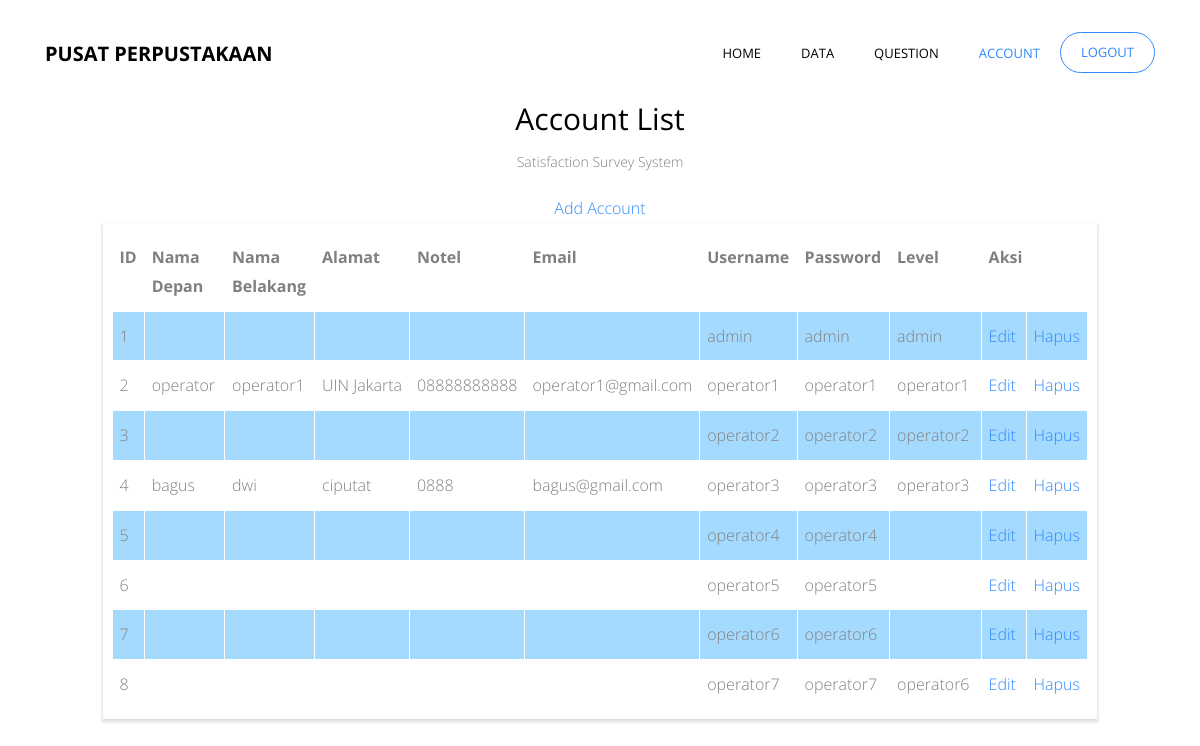
/admin/account.php (signed in), run on the app's committed database.
### tables this page shows
CREATE TABLE `user` (
  `id` int(10) NOT NULL,
  `username` varchar(30) NOT NULL,
  `password` varchar(30) NOT NULL,
  `level` enum('admin','operator1','operator2','operator3','operator4','operator5','operator6','operator7') NOT NULL,
  `namadep` varchar(30) NOT NULL,
  `namabel` varchar(30) NOT NULL,
  `notel` varchar(20) NOT NULL,
  `email` varchar(30) NOT NULL,
  `alamat` text NOT NULL
);

### admin/account.php (the view, shortened to what this page needs)
<!DOCTYPE html>
 <html lang="en">
   <head>
     <link href="../css/style.css" type="text/css" rel="stylesheet" />
     <link rel="stylesheet" href="../css/open-iconic-bootstrap.min.css">
     <link rel="stylesheet" href="../css/animate.css">
     <link rel="stylesheet" href="../css/owl.carousel.min.css">
     <link rel="stylesheet" href="../css/owl.theme.default.min.css">
     <link rel="stylesheet" href="../css/magnific-popup.css">
     <link rel="stylesheet" href="../css/aos.css">
     <link rel="stylesheet" href="../css/ionicons.min.css">
     <link rel="stylesheet" href="../css/bootstrap-datepicker.css">
     <link rel="stylesheet" href="../css/jquery.timepicker.css">
     <link rel="stylesheet" href="../css/flaticon.css">
     <link rel="stylesheet" href="../css/icomoon.css">
     <link rel="stylesheet" href="../css/style2.css">
   </head>
   <body>
    <nav class="navbar navbar-expand-lg navbar-dark ftco_navbar bg-dark ftco-navbar-light" id="ftco-navbar">
      <div class="container">
        <a class="navbar-brand" href="index.php">Pusat Perpustakaan</a>
        <div class="collapse navbar-collapse" id="ftco-nav">
          <ul class="navbar-nav ml-auto">
            <li class="nav-item"><a href="index.php" class="nav-link">Home</a></li>
            <li class="nav-item"><a href="data.php" class="nav-link">Data</a></li>
            <li class="nav-item"><a href="question.php" class="nav-link">Question</a></li>
            <li class="nav-item active"><a href="account.php" class="nav-link">Account</a></li>
              <li class="nav-item cta"><a onclick="return confirm('Yakin akan keluar?')" href="../db/logout.php" class="nav-link" data-target="#modalRequest"><span>logout</span></a></li>
          </ul>
        </div>
      </div>
    </nav>
    <section class="ftco-section ftco-section-2" >
    </section>
    <div class="row justify-content-center mb-5 pb-5">
      <div class="col-md-10 text-center heading-section ftco-animate">
        <h2 class="mb-2">Account List</h2>
        <span class="subheading">Satisfaction Survey System</span>
        <a href="tambah.php">Add Account</a>
    <?php
    include"../db/koneksi.php";
    $select="select * from user";
    $hasil=mysqli_query($con,$select);
    ?>
        <table class="zebra-table" width="1200" border="1">
    	<thead class="huruf">
    	<tr>
        <td width="30"align="center"><b><strong>ID</strong></b></td>
        <td width="100"align="center"><b><strong>Nama Depan</strong></b></td>
        <td width="100"align="center"><b><strong>Nama Belakang</strong></b></td>
        <td width="300"align="center"><b><strong>Alamat</strong></b></td>
        <td width="100"align="center"><b><strong>Notel</strong></b></td>
        <td width="100"align="center"><b><strong>Email</strong></b></td>
        <td width="100"align="center"><b><strong>Username</strong></b></td>
        <td width="100"align="center"><b><strong>Password</strong></b></td>
        <td width="130"align="center"><b><strong>Level</strong></b></td>
        <td colspan="2"align="center"><b><strong>Aksi</strong></b></td>
    	</tr>
    	</thead>
    	<tbody class="huruf">
        <?php
        while($buff=mysqli_fetch_array($hasil)){
        ?>
        	<tr>
        		<td width="30"><?php echo $buff ['id'];?></td>
        		<td width="100"><?php echo $buff ['namadep'];?></td>
        		<td width="100"><?php echo $buff ['namabel'];?></td>
        		<td width="300"><?php echo $buff ['alamat'];?></td>
        		<td width="100"><?php echo $buff ['notel'];?></td>
        		<td width="100"><?php echo $buff ['email'];?></td>
        		<td width="100"><?php echo $buff ['username'];?></td>
        		<td width="100"><?php echo $buff ['password'];?></td>
        		<td width="130"><?php echo $buff ['level'];?></td>
        		<td width="70"><a href="edit.php?id=<?php echo $buff ['id'];?>">Edit</a></td>
        		<td width="70"><a onclick="return confirm('Yakin akan menghapus?');" href="../db/hapus.php?id=<?php echo $buff ['id'];?>">Hapus</a></td>
        	</tr>
        <?php
        };
        ?>
    	</tbody>
    </table><br />
  </div>
  </div>
  </body>
</html>

### css/style.css (style rules this page uses)
.zebra-table { width: 100%; border-collapse: collapse; box-shadow: 0 2px 3px 1px #ddd; overflow: hidden; border:10px solid #fff; }
.zebra-table th,.zebra-table td { vertical-align: top; padding:10px 7px; text-align: left; margin:0; }
.zebra-table tbody tr:nth-child(odd) { background:#a5daff; }

### data on the page
user: id "1", username "admin", password "admin", level "admin"
user: id "2", namadep "operator", namabel "operator1", alamat "UIN Jakarta", notel "08888888888", email "operator1@gmail.com", username "operator1", password "operator1", level "operator1"
user: id "3", username "operator2", password "operator2", level "operator2"
user: id "4", namadep "bagus", namabel "dwi", alamat "ciputat", notel "0888", email "bagus@gmail.com", username "operator3", password "operator3", level "operator3"
user: id "5", username "operator4", password "operator4"
user: id "6", username "operator5", password "operator5"
user: id "7", username "operator6", password "operator6"
user: id "8", username "operator7", password "operator7", level "operator6"
